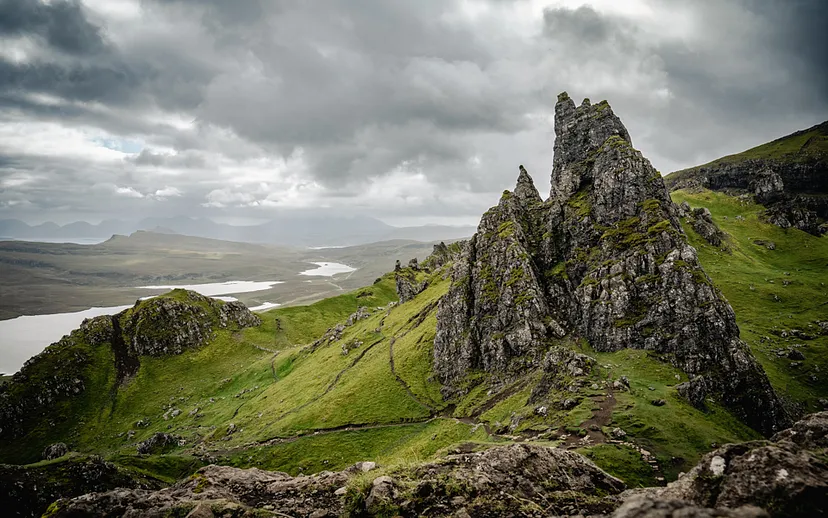
#> input picture computer-vision-tests/images/scarp.jpg, 828 x 518 px
$ python 01.py
#> lines starting #> are read from the running program, lines starting #| are printed output that depends on the picture
import numpy as np
import matplotlib.pyplot as plt
from PIL import Image


def plot_grayscale_histogram(image_path):
    # Open the image and convert it to grayscale
    image = Image.open(image_path).convert('L')

    # Convert the image to a numpy array
    image_array = np.array(image)

    # Plot the histogram
    plt.hist(image_array.flatten(), bins=256, color='gray')

    # Set the labels and title
    plt.xlabel('Pixel Value')
    plt.ylabel('Frequency')
    plt.title('Grayscale Histogram')

    # Display the histogram
    plt.show()


def plot_rgb_histogram(image_path):
    # Open the image
#> called with image_path = './images/scarp.jpg'
    image = Image.open(image_path)
#> image is the input picture: PIL image 828x518 RGB; mean R, G, B 114.3, 116.1, 99.6

    # Convert the image to a numpy array
    image_array = np.array(image)

    # Separate the color channels
    red_channel = image_array[:, :, 0]
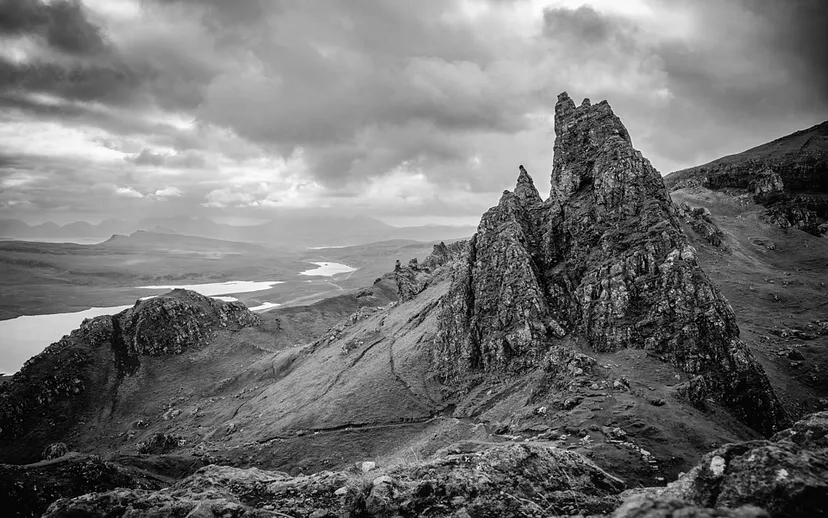
#> red_channel: shape (518, 828); min 0, max 255, mean 114.3
    green_channel = image_array[:, :, 1]
    blue_channel = image_array[:, :, 2]
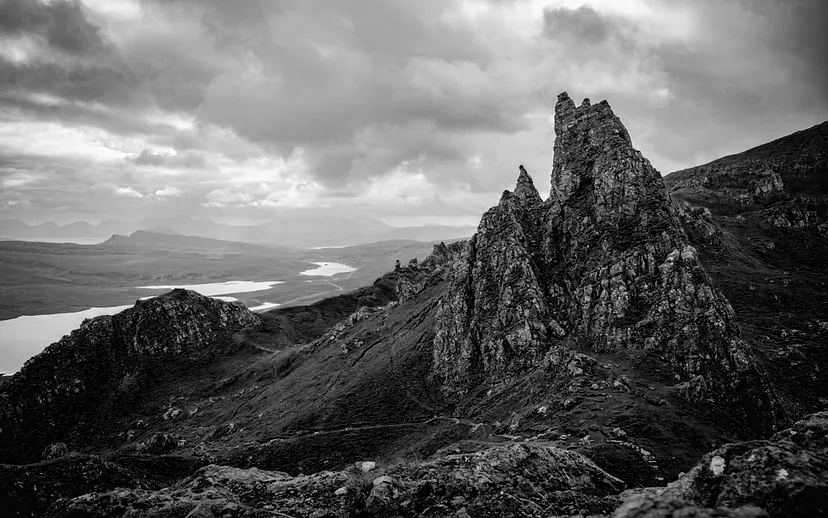
#> blue_channel: shape (518, 828); min 0, max 255, mean 99.6

    # Plot the histogram for the red channel
    plt.hist(red_channel.flatten(), bins=256, color='red', alpha=0.5, label='Red')
    plt.xlabel('Pixel Value')
    plt.ylabel('Frequency')
    plt.title('Red Channel Histogram')
    plt.legend()
    plt.show()
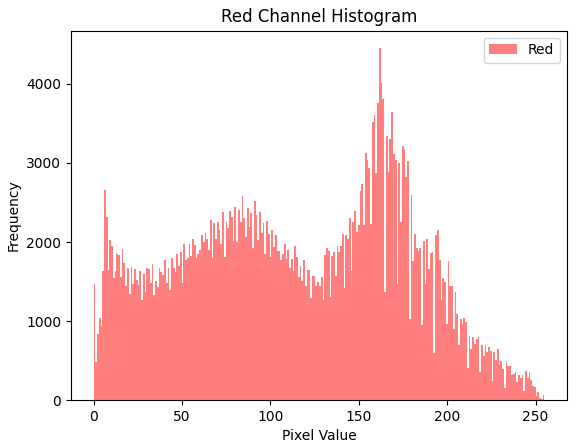
#> figure drawn by matplotlib, 1 panel; tallest bar 4451 high, from x = 161.4 to 162.4

    # Plot the histogram for the green channel
    plt.hist(green_channel.flatten(), bins=256, color='green', alpha=0.5, label='Green')
    plt.xlabel('Pixel Value')
    plt.ylabel('Frequency')
    plt.title('Green Channel Histogram')
    plt.legend()
    plt.show()
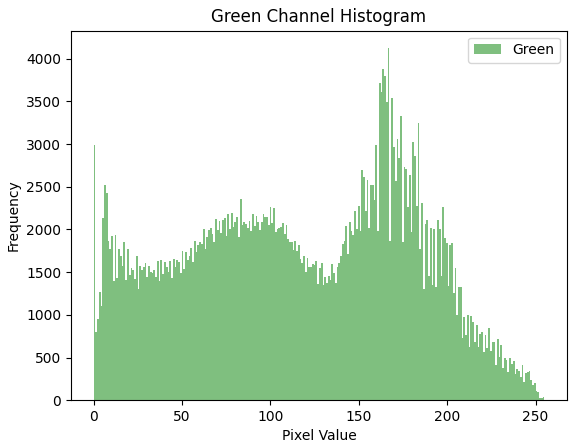
#> figure drawn by matplotlib, 1 panel; tallest bar 4122 high, from x = 166.3 to 167.3

    # Plot the histogram for the blue channel
    plt.hist(blue_channel.flatten(), bins=256, color='blue', alpha=0.5, label='Blue')
    plt.xlabel('Pixel Value')
    plt.ylabel('Frequency')
    plt.title('Blue Channel Histogram')
    plt.legend()
    plt.show()
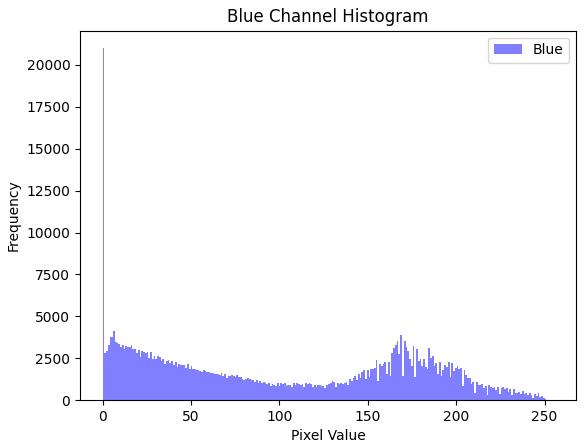
#> figure drawn by matplotlib, 1 panel; tallest bar 20990 high, from x = 0 to 0.996


#plot_grayscale_histogram('./images/stinkbug.png')
plot_rgb_histogram('./images/scarp.jpg')
